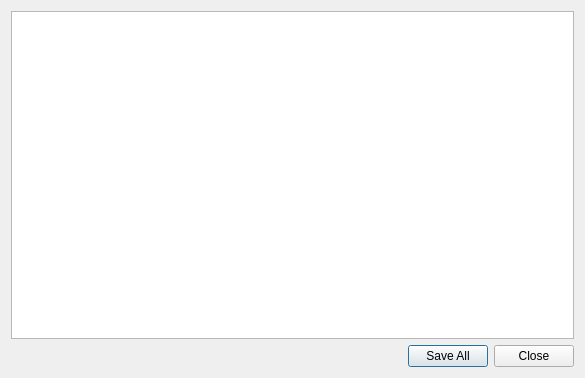
<?xml version="1.0" encoding="UTF-8"?>
<ui version="4.0">
 <class>ContributionDialogClass</class>
 <widget class="QDialog" name="ContributionDialogClass">
  <property name="geometry">
   <rect>
    <x>0</x>
    <y>0</y>
    <width>585</width>
    <height>378</height>
   </rect>
  </property>
  <property name="windowTitle">
   <string>Dialog</string>
  </property>
  <layout class="QGridLayout" name="gridLayout">
   <item row="0" column="0">
    <widget class="QTableView" name="contributionTableView"/>
   </item>
   <item row="1" column="0">
    <widget class="QDialogButtonBox" name="buttonBox">
     <property name="orientation">
      <enum>Qt::Horizontal</enum>
     </property>
     <property name="standardButtons">
      <set>QDialogButtonBox::Close|QDialogButtonBox::SaveAll</set>
     </property>
    </widget>
   </item>
  </layout>
 </widget>
 <resources/>
 <connections>
  <connection>
   <sender>buttonBox</sender>
   <signal>rejected()</signal>
   <receiver>ContributionDialogClass</receiver>
   <slot>reject()</slot>
   <hints>
    <hint type="sourcelabel">
     <x>316</x>
     <y>260</y>
    </hint>
    <hint type="destinationlabel">
     <x>286</x>
     <y>274</y>
    </hint>
   </hints>
  </connection>
 </connections>
</ui>
